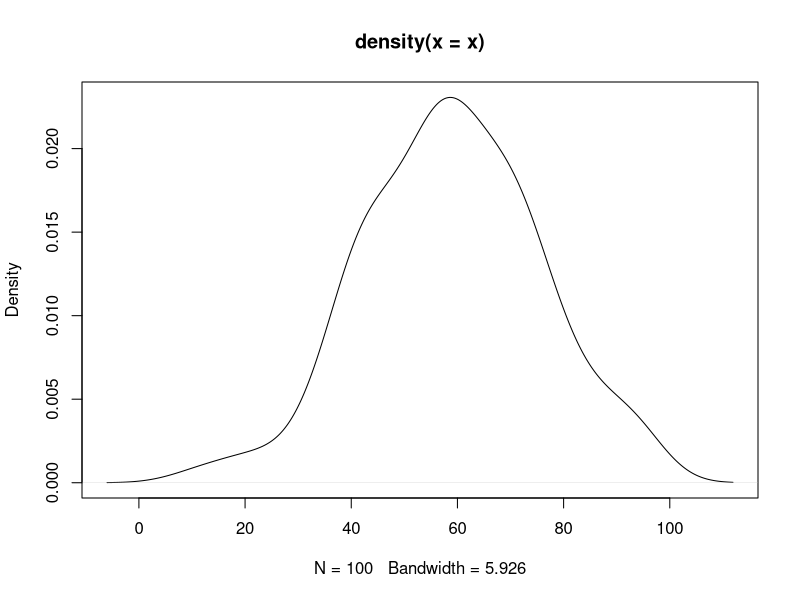
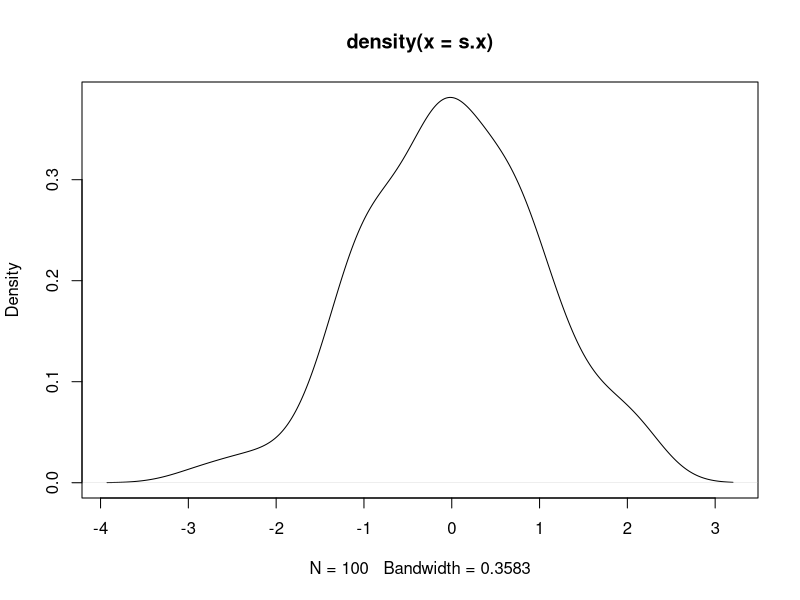
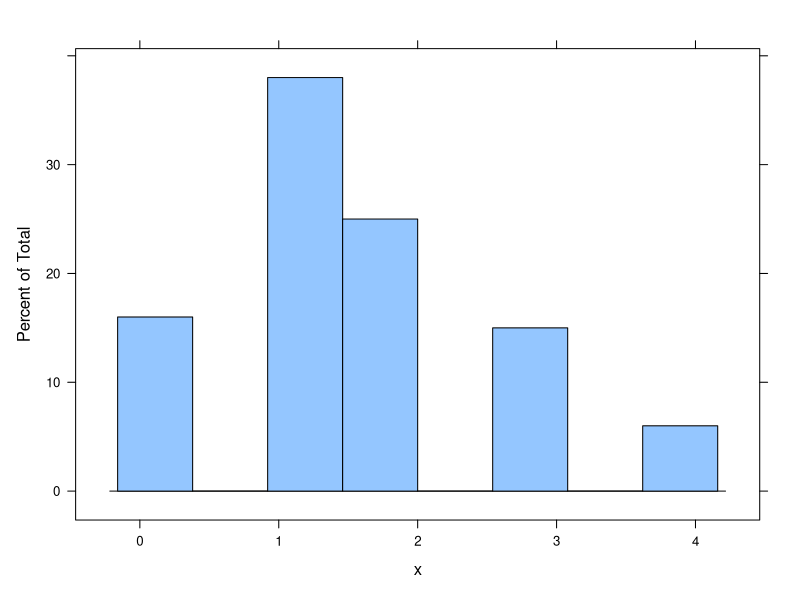
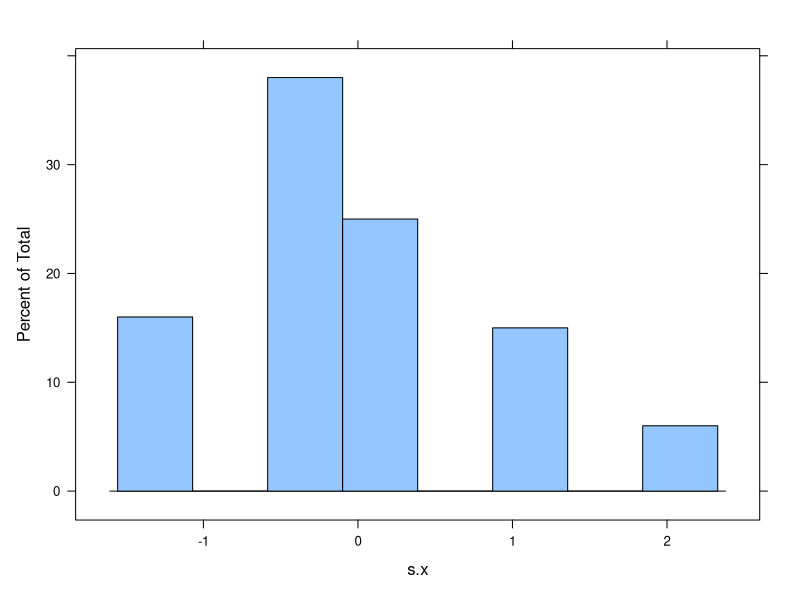

Recreate these plots in R, in order.
## ---- chunk 1
set.seed(8675309)
x <- rnorm(100, 58, 17.8)
library(lattice)
plot(density(x))

## ---- chunk 2
set.seed(8675309)
x <- rnorm(100, 58, 17.8)
library(lattice)
s.x <- (x - mean(x))/(sd(x))
plot(density(s.x))

## ---- chunk 3
set.seed(8675309)
x <- rpois(100, 1.5)
library(lattice)
histogram(x)

## ---- chunk 4
set.seed(8675309)
x <- rpois(100, 1.5)
library(lattice)
s.x <- (x - mean(x))/(sd(x))
# plot(density(s.x))
histogram(s.x)

## ---- chunk 5
unique(x)
unique(s.x)
